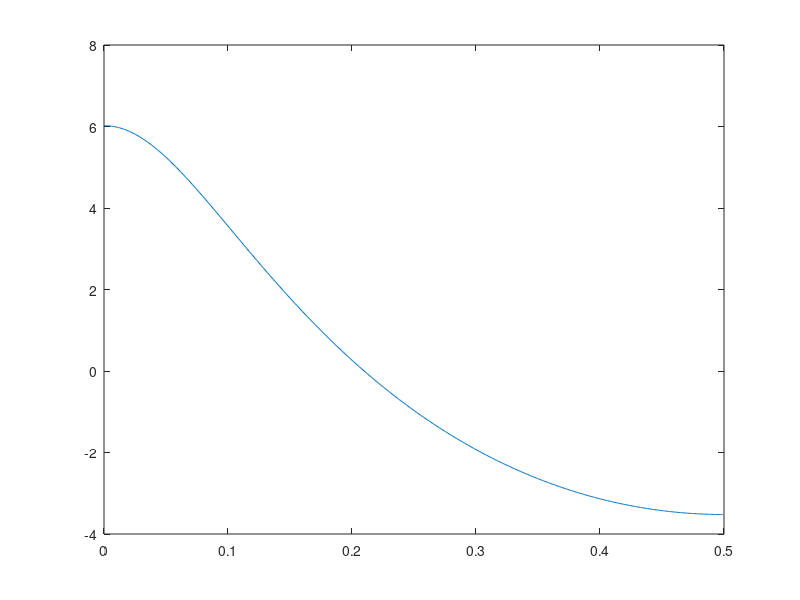

Write MATLAB code to recreate this figure. (Note: this script raises an error after producing the figure.)
clear
clf
%Coefficient du filtre etudie
A = [2 -1] ;
B = [0 2] ;

fe = 1 ;                                % Frequence d'echantillonnage
[H, w] = freqz(B,A) ;                   % w : pulsation entre 0 et pi
nu = w/(2*pi) ;                         % Frequence reduite
f = nu*fe ;                             % Frequence

%On trace le diagramme de gain pour determiner la nature du filtre
plot(nu,20*log10(abs(H))) ;
my_title('Diagramme de gain en frequence reduite en db',25) ;
%print -deps "/home/kewin/octave/td_matLab/rapport/src/resEx3/f4Gain.jpg" 

input ('Figure suivante ?') ;
%Diagramme de phase
plot(nu,angle(H)) ;
my_title('Diagramme de phase en frequence reduite',25) ;
%print -deps "/home/kewin/octave/td_matLab/rapport/src/resEx3/f4Phase.jpg" 

input ('Figure suivante ? ') ;
%Zeros et poles
zplane(B, A) ;
my_title('Zeros et poles',25) ;
%print -deps "/home/kewin/octave/td_matLab/rapport/src/resEx3/f4ZP.jpg" 

%Reponse impulsionnelle
%Definition de l'intervalle de visualisation
N = 64 ;
n0 = N/2 ;
n_min = 1-n0 ;
n_max = N-n0 ;
n = n_min:1:n_max ;

%Definition du dirac
dirac = zeros(1,N);
dirac(n0) = 1;
y = filter(B,A,dirac);
input ('Figure suivante ?') ;
stem (n,y) ;
my_title('Reponse impulsionnelle',25) ;
%print -deps "/home/kewin/octave/td_matLab/rapport/src/resEx3/f4Impulsion.jpg" 

input ('Figure suivante ?') ;
%Reponse indicielle
%Definition de l'echelon
u = zeros(1,N) ;
for i=n0:N
	u(i)=1;
endfor
i = filter(B,A,u) ;
h_obj = stem (n,i) ;
my_title('Reponse indicielle',25) ;
%print -deps "/home/kewin/octave/td_matLab/rapport/src/resEx3/f4Indice.jpg" 

